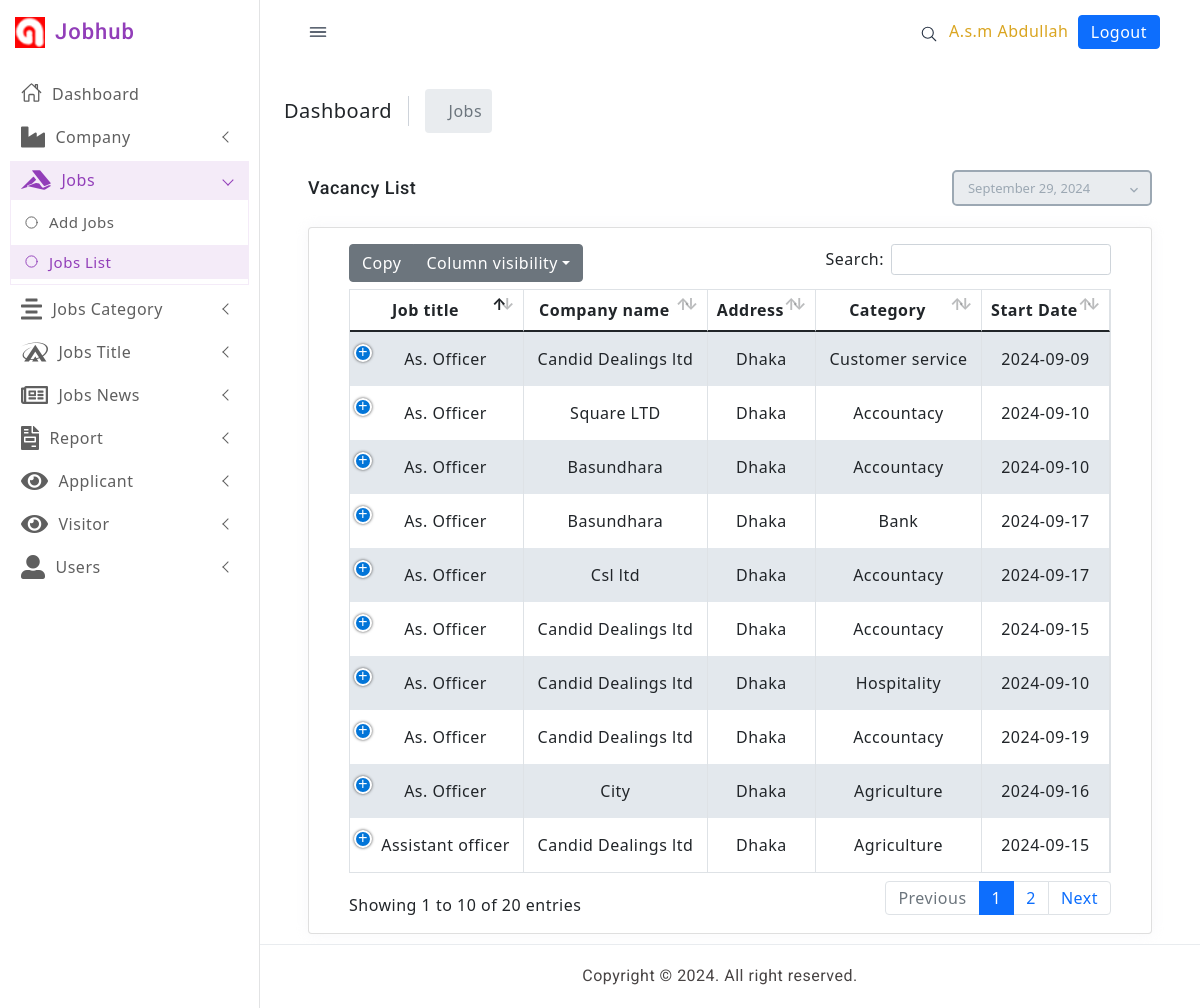
The app's page /admin/list_of_jobs.php (signed in), older data.
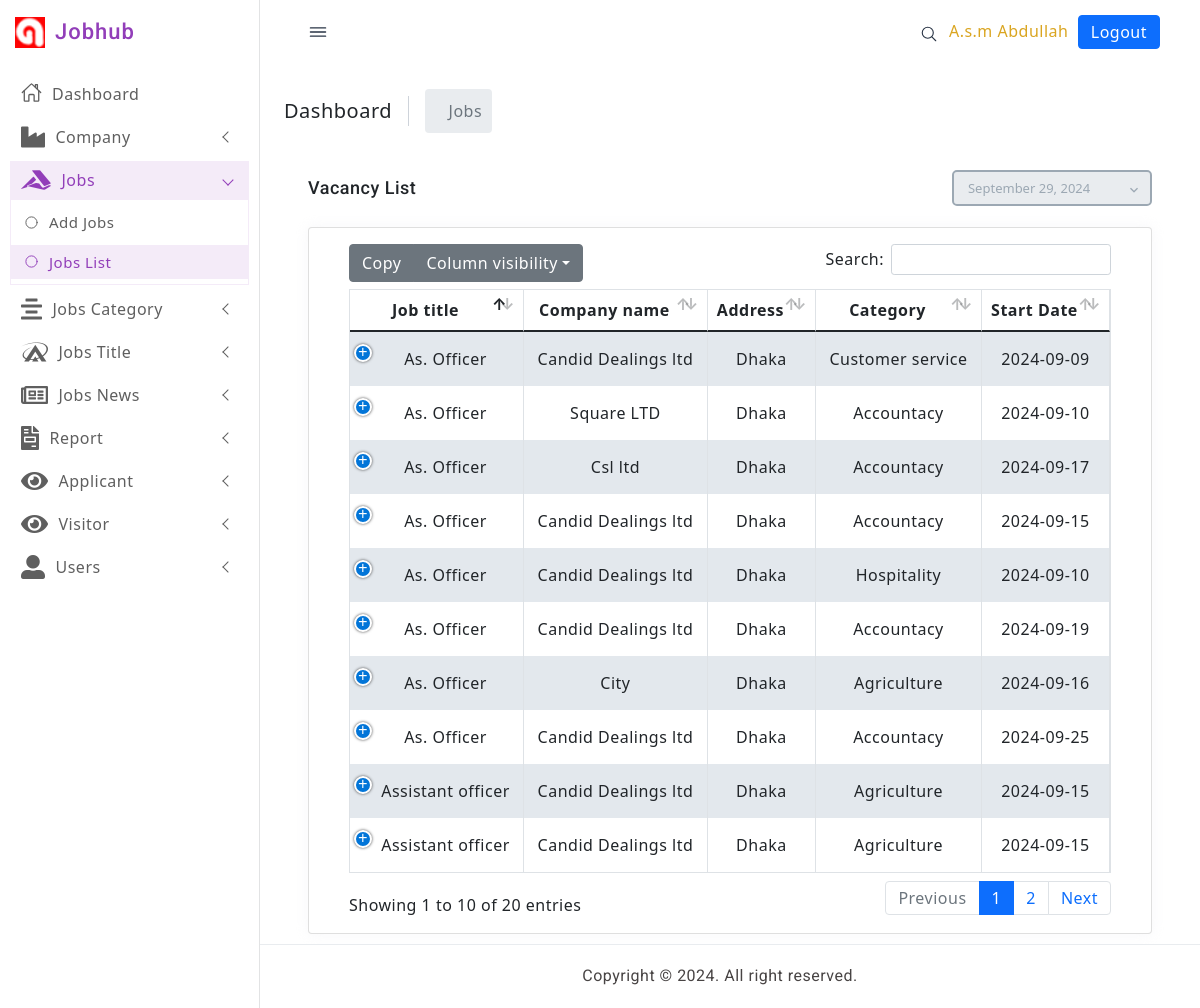
The same page, newer data.
### tables this page shows
CREATE TABLE `vacancy` (
  `id` int(11) NOT NULL,
  `job_title` varchar(50) NOT NULL,
  `salary` varchar(30) NOT NULL,
  `company_name` varchar(30) NOT NULL,
  `address` varchar(30) NOT NULL,
  `category` varchar(30) NOT NULL,
  `start_date` date NOT NULL DEFAULT current_timestamp(),
  `last_date` date NOT NULL DEFAULT current_timestamp(),
  `email` varchar(30) NOT NULL,
  `website` varchar(30) NOT NULL,
  `job_type` varchar(20) NOT NULL,
  `company_id` int(11) NOT NULL,
  `vacancy_count` int(11) NOT NULL,
  `catagory_id` int(11) NOT NULL,
  `category_count` int(11) NOT NULL,
  `description` varchar(300) NOT NULL
);

### admin/list_of_jobs.php (the view, shortened to what this page needs)
<?php
require('connection.php');
$user_first_name = $_SESSION['user_first_name'];
$user_last_name = $_SESSION['user_last_name'];
if (!empty($user_first_name) && !empty($user_last_name)) {
?>
  <!doctype html>
  <html lang="en">
  <head>
    <link href="assets/css/pace.min.css" rel="stylesheet" />
    <link href="assets/plugins/simplebar/css/simplebar.css" rel="stylesheet" />
    <link href="assets/plugins/perfect-scrollbar/css/perfect-scrollbar.css" rel="stylesheet" />
    <link href="assets/plugins/metismenu/css/metisMenu.min.css" rel="stylesheet" />
    <link href="assets/css/bootstrap.min.css" rel="stylesheet">
    <link href="assets/css/bootstrap-extended.css" rel="stylesheet">
    <link href="assets/css/style.css" rel="stylesheet">
    <link href="assets/css/icons.css" rel="stylesheet">
    <link href="assets/css/dark-theme.css" rel="stylesheet" />
    <link href="assets/css/semi-dark.css" rel="stylesheet" />
    <link href="assets/css/header-colors.css" rel="stylesheet" />
    <link href="plugins/bootstrap-datepicker/css/bootstrap-datepicker.min.css" rel="stylesheet">
    <link href="plugins/datatables/dataTables.bootstrap4.min.css" rel="stylesheet" type="text/css" />
    <link href="plugins/datatables/buttons.bootstrap4.min.css" rel="stylesheet" type="text/css" />
    <link href="plugins/datatables/responsive.bootstrap4.min.css" rel="stylesheet" type="text/css" />
    <link href="ass/css/bootstrap.min.css" rel="stylesheet" type="text/css">
    <link href="ass/css/metismenu.min.css" rel="stylesheet" type="text/css">
    <link href="ass/css/icons.css" rel="stylesheet" type="text/css">
    <link href="ass/css/style.css" rel="stylesheet" type="text/css">
    <link href="https://cdn.jsdelivr.net/npm/bootstrap@5.0.2/dist/css/bootstrap.min.css" rel="stylesheet">
    <link rel="stylesheet" href="https://pro.fontawesome.com/releases/v5.10.0/css/all.css" />
  </head>
  <body>
    <div class="wrapper">
      <?php require_once "include/leftbar.php" ?>
      <?php require_once "include/topbar.php" ?>
      <div class="page-content-wrapper">
        <div class="page-content">
          <div class="page-breadcrumb d-none d-sm-flex align-items-center mb-3">
            <div class="breadcrumb-title pe-3">Dashboard</div>
            <div class="ps-3">
              <nav aria-label="breadcrumb">
                <ol class="breadcrumb mb-0 p-0 align-items-center">
                  <li class="breadcrumb-item active" aria-current="page" style="padding: 10px;">Jobs</li>
                </ol>
              </nav>
            </div>
          </div>
          <div class="container-fluid">
            <div class="page-title-box">
              <div class="row align-items-center ">
                <div class="col-md-8">
                  <div class="page-title-box">
                    <h4 class="page-title">Vacancy List</h4>
                  </div>
                </div>
                <div class="col-md-4">
                  <div class="float-right d-none d-md-block app-datepicker">
                    <input type="text" class="form-control" data-date-format="MM dd, yyyy" readonly="readonly" id="datepicker">
                    <i class="mdi mdi-chevron-down mdi-drop"></i>
                  </div>
                </div>
              </div>
            </div>
            <div class="row">
              <div class="col-12">
                <div class="card">
                  <div class="card-body">
                    <?php
                    $sql = "SELECT * FROM vacancy";
                    $query = $conn->query($sql);
                    ?>
                    <table id="datatable-buttons" class="table table-striped table-bordered dt-responsive nowrap" style="border-collapse: collapse; border-spacing: 0; width: 100%;">
                      <thead>
                        <tr style="text-align:center">
                          <th>Job title</th>
                          <th>Company name</th>
                          <th>Address</th>
                          <th>Category</th>
                          <th>Start Date</th>
                        </tr>
                      </thead>
                      <tbody>
                        <?php while ($data = mysqli_fetch_assoc($query)) { ?>
                          <tr style="text-align:center">
                            <td><?php echo $data['job_title']  ?></td>
                            <td><?php echo $data['company_name']  ?></td>
                            <td><?php echo $data['address']  ?></td>
                            <td> <?php echo $data['category']  ?></td>
                            <td> <?php echo $data['start_date']  ?></td>
                          </tr>
                        <?php  } ?>
                      </tbody>
                    </table>
                  </div>
                </div>
              </div>
            </div>
          </div>
          </div>
          </div>
          </div>
          <?php require_once "include/footer.php" ?>
  </body>
  </html>
<?php
} else {
  header('location:login.php');
}
?>

Row changes from the older to the newer data that the page shows:
removed vacancy: job_title "As. Officer", company_name "Basundhara", address "Dhaka", category "Accountacy", start_date "2024-09-10"
removed vacancy: job_title "As. Officer", company_name "Basundhara", address "Dhaka", category "Bank", start_date "2024-09-17"
now on this page (row edited): vacancy: job_title "Assistant officer", company_name "Candid Dealings ltd", address "Dhaka", category "Agriculture", start_date "2024-09-15"
added vacancy: job_title "As. Officer", company_name "Candid Dealings ltd", address "Dhaka", category "Accountacy", start_date "2024-09-25"
